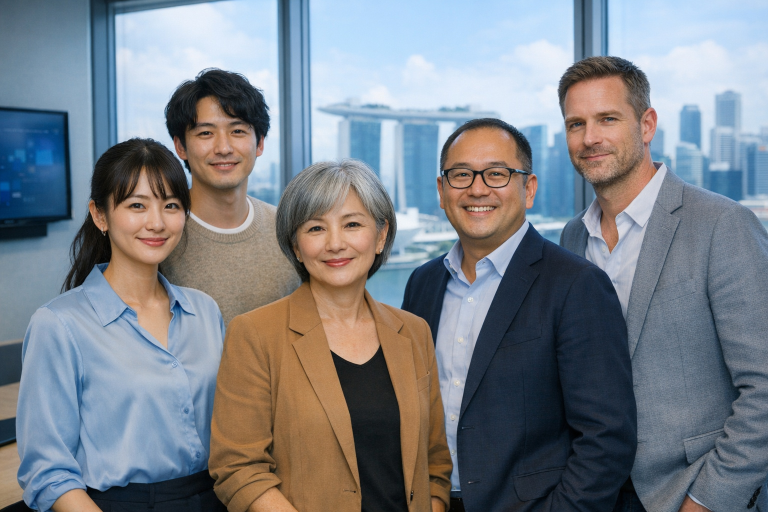
#> input picture _sources/photos/about/team.jpg, 1536 x 1024 px (shown at 1/2 size)
$ python optimize_images.py ../_sources/photos/about/team.jpg out.png
#> lines starting #> are read from the running program, lines starting #| are printed output that depends on the picture
"""Create the web-ready variants of a site photo (JPEG + WebP, one per width).

usage: python3 scripts/optimize_images.py <source-image> <dest-without-extension> [--widths 600,1200]

The largest width is written as <dest>.jpg / <dest>.webp; smaller widths get a -<width> suffix,
e.g. images/cases/voice.jpg, images/cases/voice-600.jpg, images/cases/voice.webp, images/cases/voice-600.webp.
Requires Pillow (pip install pillow). Widths larger than the source are skipped (no upscaling).
"""
import argparse
import os

from PIL import Image

JPEG_QUALITY = 80
WEBP_QUALITY = 78


def main():
    ap = argparse.ArgumentParser()
    ap.add_argument("source")
    ap.add_argument("dest")
    ap.add_argument("--widths", default="600,1200")
    args = ap.parse_args()

    src = Image.open(args.source).convert("RGB")
#> src is the input picture: PIL image 1536x1024 RGB; mean R, G, B 123.3, 129.5, 137.2
    widths = sorted({min(int(w), src.width) for w in args.widths.split(",")})
#> widths = [600, 1200]
    os.makedirs(os.path.dirname(args.dest) or ".", exist_ok=True)
    for w in widths:
        img = src if w == src.width else src.resize((w, round(src.height * w / src.width)), Image.LANCZOS)
        base = args.dest if w == widths[-1] else f"{args.dest}-{w}"
        img.save(f"{base}.jpg", "JPEG", quality=JPEG_QUALITY, optimize=True, progressive=True)
        img.save(f"{base}.webp", "WEBP", quality=WEBP_QUALITY, method=6)
        print(f"{base}.jpg / .webp  {img.width}x{img.height}")
#> this loop made 2 passes
#> pass 1, in main, `img = src if w == src.width else src.resize((w, round(src.height * w /..`:
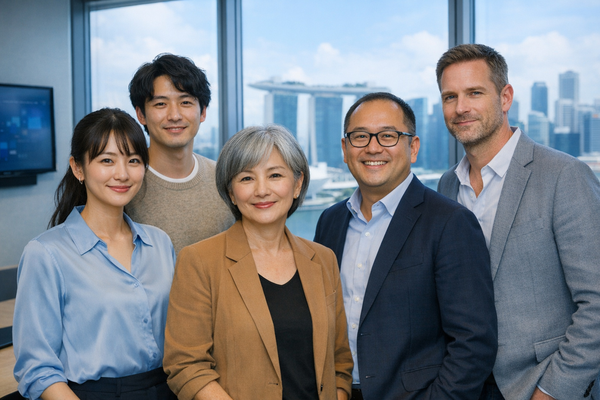
#> img: PIL image 600x400 RGB; mean R, G, B 123.3, 129.5, 137.2


if __name__ == "__main__":
    main()
